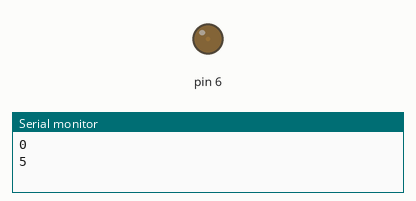
Simulated run of this sketch. Board: Arduino Uno, built with avr-gcc and run on an emulated ATmega328P. On the bench: output pins drawn as LEDs (lit = HIGH), the last lines printed to the serial monitor.

Above: at 0.05 s.
At 0.95 s:
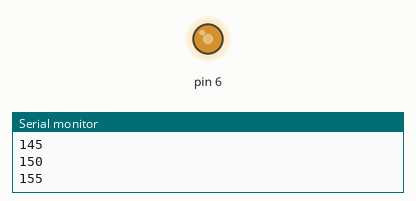
At 1.55 s:
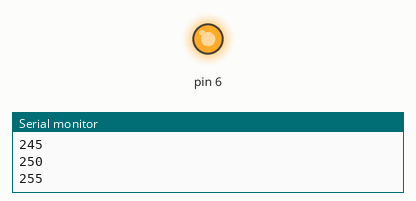
At 3.3 s:
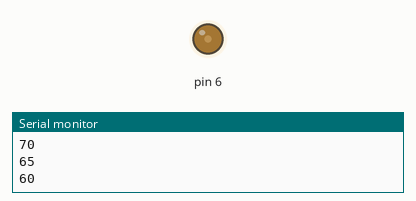
Timing chart, 0 to 8.5 s (numbered marks = the images above):
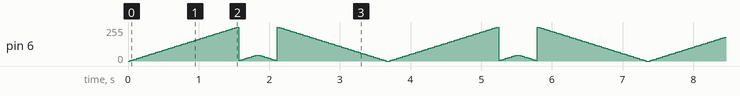

The sketch:

Eye_led_code.ino
```cpp
void setup(){
  pinMode(6, OUTPUT);
  Serial.begin(9600);
}

void loop(){

  for(int X = 0; X <= 300; X = X + 5){
    analogWrite(6, X);
    Serial.println(X);
    delay(30);
  }

  for(int X = 300; X >= 0; X = X - 5){
    analogWrite(6, X);
    Serial.println(X);
    delay(30);
  }
}
```

Measured:
- by itself, pin 6: moves between 0/255 and 255/255, repeating every 3.7 s
